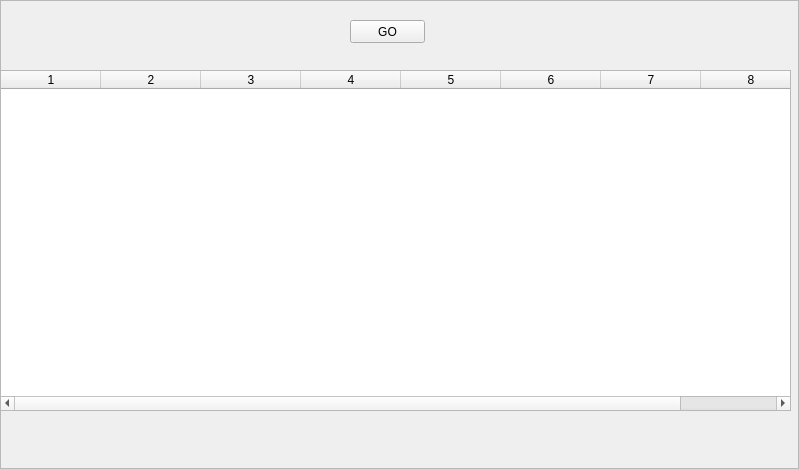
<?xml version="1.0" encoding="UTF-8"?>
<ui version="4.0">
 <class>Frame</class>
 <widget class="QFrame" name="Frame">
  <property name="geometry">
   <rect>
    <x>0</x>
    <y>0</y>
    <width>799</width>
    <height>469</height>
   </rect>
  </property>
  <property name="windowTitle">
   <string>Frame</string>
  </property>
  <property name="frameShape">
   <enum>QFrame::StyledPanel</enum>
  </property>
  <property name="frameShadow">
   <enum>QFrame::Raised</enum>
  </property>
  <widget class="QTableWidget" name="tbl">
   <property name="geometry">
    <rect>
     <x>0</x>
     <y>70</y>
     <width>791</width>
     <height>341</height>
    </rect>
   </property>
   <property name="columnCount">
    <number>8</number>
   </property>
   <column/>
   <column/>
   <column/>
   <column/>
   <column/>
   <column/>
   <column/>
   <column/>
  </widget>
  <widget class="QPushButton" name="btngo">
   <property name="geometry">
    <rect>
     <x>350</x>
     <y>20</y>
     <width>75</width>
     <height>23</height>
    </rect>
   </property>
   <property name="text">
    <string>GO</string>
   </property>
  </widget>
 </widget>
 <resources/>
 <connections/>
</ui>
